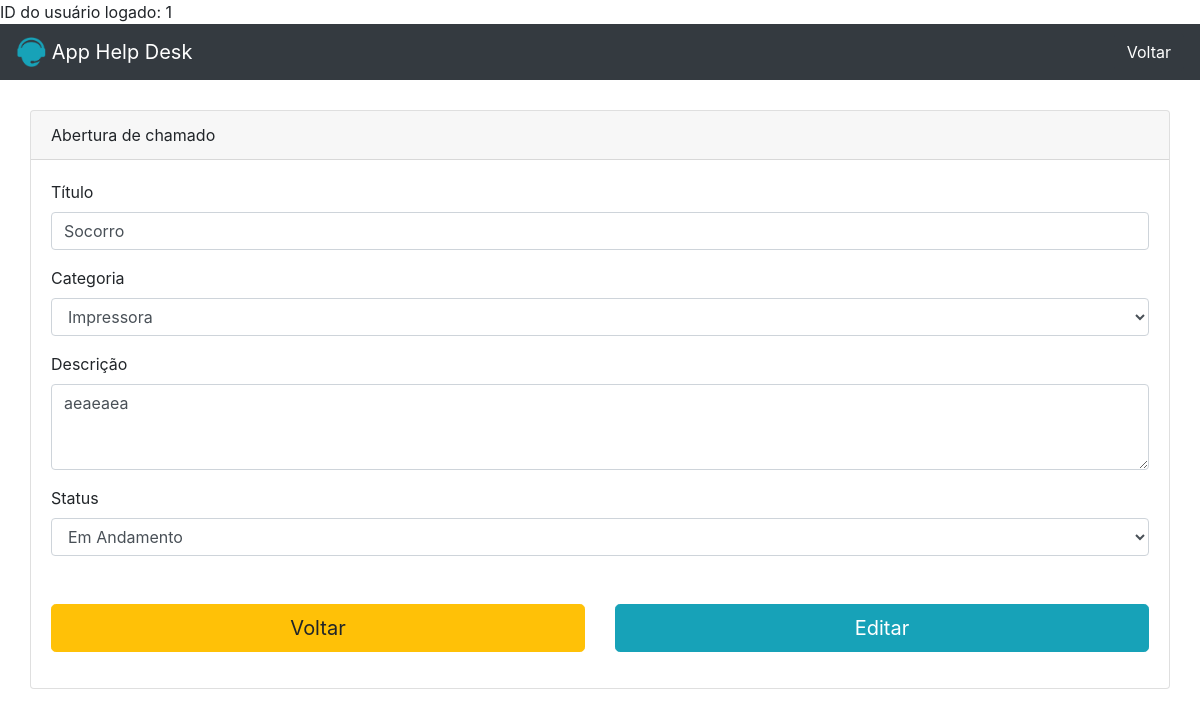
The page /editar_chamado_edit.php?id_chamado=1 (signed in) on the database its author committed.
### tables this page shows
CREATE TABLE `tb_chamados` (
  `id_chamado` int(11) NOT NULL,
  `titulo` varchar(90) NOT NULL,
  `categoria` varchar(90) NOT NULL,
  `descricao` varchar(90) NOT NULL,
  `status` varchar(90) NOT NULL,
  `id_user` int(11) NOT NULL
);

### editar_chamado_edit.php (the view, shortened to what this page needs)
<?php
  require_once "app_help_desk_seguranca/conexao.php";
  $sql = "SELECT * FROM tb_chamados WHERE ID_CHAMADO = {$_GET['id_chamado']}";
  $res = $link->query($sql);
  $row = $res->fetch_object();
?>
<html lang="pt-BR">
  <head>
    <link rel="stylesheet" href="./style/style.css">
    <link rel="stylesheet" href="https://maxcdn.bootstrapcdn.com/bootstrap/4.0.0/css/bootstrap.min.css">
  </head>
  <body>
    <nav class="navbar navbar-dark bg-dark">
      <a class="navbar-brand" href="home.php">
        <img src="./img/logo.png" width="30" height="30" class="d-inline-block align-top" alt="">
        App Help Desk
      </a>
      <a href="home.php"><button class="btn btn-dark">Voltar</button></a>
    </nav>
    <div class="container">
      <div class="row">
        <div class="card-abrir-chamado">
          <div class="card">
            <div class="card-header">
              Abertura de chamado
            </div>
            <div class="card-body">
              <div class="row">
                <div class="col">
                  <form method = 'POST' action="">
                    <div class="form-group">
                      <label>Título</label>
                      <input name="titulo" type="text" class="form-control" value="<?php print trim($row->titulo);?>">
                    </div>
                    <div class="form-group">
                      <label>Categoria</label>
                      <select name="categoria" class="form-control">
                        <option value="<?php print trim($row->categoria);?>"><?php print trim($row->categoria);?></option>
                      </select>
                    </div>
                    <div class="form-group">
                      <label>Descrição</label>
                      <textarea name="descricao" class="form-control" rows="3" value=""><?php print trim($row->descricao);?></textarea>
                    </div>
                    <div class="form-group">
                      <label>Status</label>
                      <select name="status" class="form-control">
                        <option value="<?php print trim($row->status);?>"><?php print trim($row->status);?></option>
                      </select>
                    </div>
                    <div class="row mt-5">
                      <div class="col-6">
                        <a href="./home.php" class="btn btn-lg btn-warning btn-block">Voltar</a>
                      </div>
                      <div class="col-6">
                        <button class="btn btn-lg btn-info btn-block" type="submit">Editar</button>
                      </div>
                    </div>
                  </form>
                </div>
              </div>
            </div>
          </div>
        </div>
    </div>
  </body>
</html>

### style/style.css (style rules this page uses)
.card-abrir-chamado { padding: 30px 0 0 0; width: 100%; margin: 0 auto; }

### rows shown on the page
tb_chamados: titulo "Socorro", categoria "Impressora", descricao "aeaeaea", status "Em Andamento"

### other values the page prints
$_SESSION['id_user'] "1"
